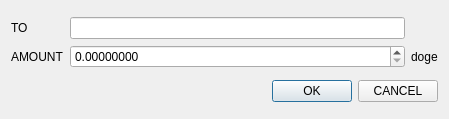
<?xml version="1.0" encoding="UTF-8"?>
<ui version="4.0">
 <class>senddogecoin</class>
 <widget class="QDialog" name="senddogecoin">
  <property name="geometry">
   <rect>
    <x>0</x>
    <y>0</y>
    <width>449</width>
    <height>119</height>
   </rect>
  </property>
  <property name="windowTitle">
   <string>Send Dogecoin</string>
  </property>
  <layout class="QGridLayout" name="gridLayout_3">
   <item row="1" column="0">
    <layout class="QGridLayout" name="gridLayout">
     <item row="0" column="1">
      <widget class="QPushButton" name="ok_pushButton">
       <property name="text">
        <string>OK</string>
       </property>
      </widget>
     </item>
     <item row="0" column="2">
      <widget class="QPushButton" name="cancel_pushButton">
       <property name="text">
        <string>CANCEL</string>
       </property>
      </widget>
     </item>
     <item row="0" column="0">
      <spacer name="horizontalSpacer">
       <property name="orientation">
        <enum>Qt::Horizontal</enum>
       </property>
       <property name="sizeHint" stdset="0">
        <size>
         <width>40</width>
         <height>20</height>
        </size>
       </property>
      </spacer>
     </item>
    </layout>
   </item>
   <item row="0" column="0">
    <layout class="QGridLayout" name="gridLayout_2">
     <item row="1" column="0">
      <widget class="QLabel" name="label_2">
       <property name="text">
        <string>AMOUNT</string>
       </property>
      </widget>
     </item>
     <item row="0" column="1">
      <widget class="QLineEdit" name="lineEdit"/>
     </item>
     <item row="1" column="2">
      <widget class="QLabel" name="label_3">
       <property name="text">
        <string>doge</string>
       </property>
      </widget>
     </item>
     <item row="0" column="0">
      <widget class="QLabel" name="label">
       <property name="text">
        <string>TO</string>
       </property>
      </widget>
     </item>
     <item row="1" column="1">
      <widget class="QDoubleSpinBox" name="doubleSpinBox">
       <property name="decimals">
        <number>8</number>
       </property>
       <property name="singleStep">
        <double>0.001000000000000</double>
       </property>
      </widget>
     </item>
    </layout>
   </item>
  </layout>
 </widget>
 <resources/>
 <connections/>
</ui>
